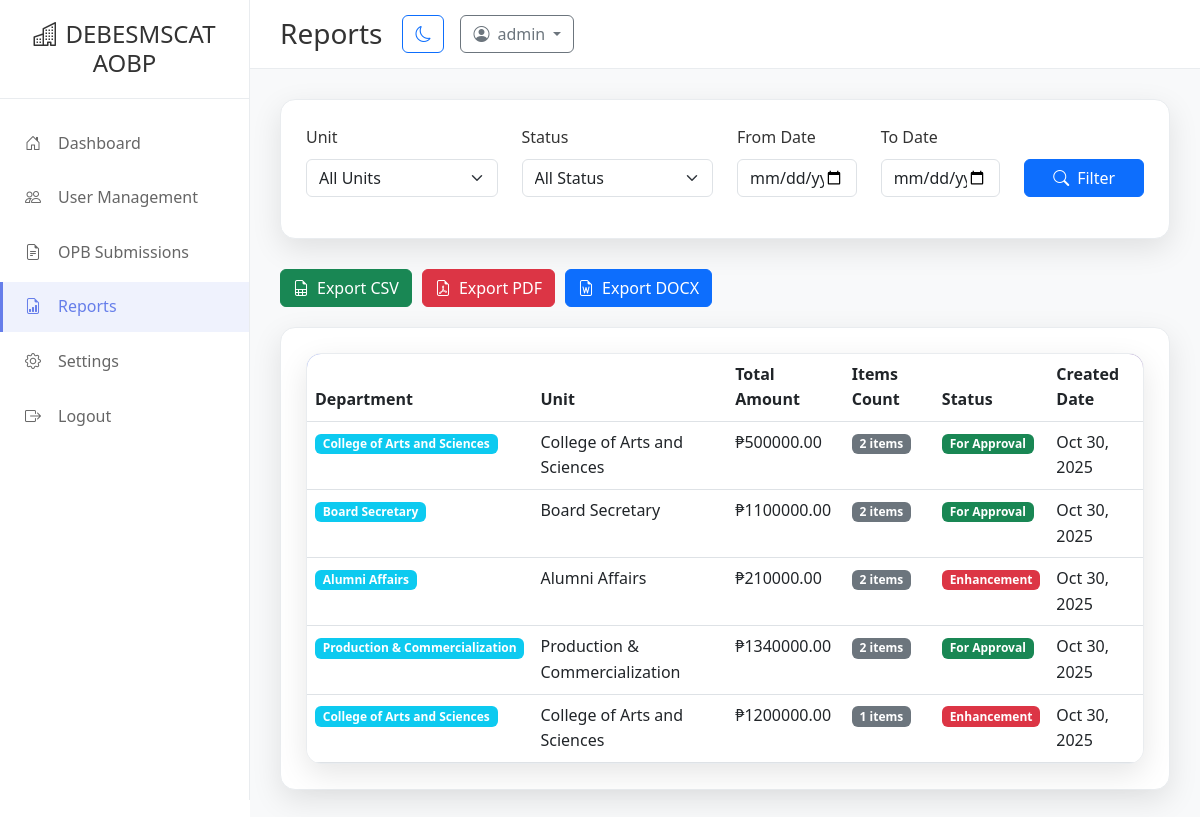
/budget/admin-reports/ (signed in), run on the app's committed database.
### accounts/models.py (models this page shows, shortened)
class User(AbstractUser):
    UNIT_CHOICES = [
        ('CAS', 'College of Arts and Sciences'),
        ('COLLEGE_IND_TECH', 'College of Industrial Technology'),
        ('COE', 'College of Education'),
        ('COA', 'College of Agriculture'),
        ('PRODUCTION_COMMERCIALIZATION', 'Production & Commercialization'),
        ('PRODUCTION_BAO', 'Production & Business Affairs Office'),
        ('PPSDO', 'Physical Plant & Site Development Office'),
        ('VETERINARY_SERVICES', 'Veterinary Services'),
        ('GUIDANCE', 'Guidance'),
        ('RECORDS_ARCHIVES', 'Records and Archives'),
        ('ALUMNI_AFFAIRS', 'Alumni Affairs'),
        ('BOARD_SECRETARY', 'Board Secretary'),
        ('MEDICAL_SERVICES', 'Medical Services Unit'),
        ('SUPERVISING_ADMIN', 'Supervising Administrative Office'),
        ('REGISTRAR', 'Registrar'),
        ('CAWAYAN_CAMPUS', 'Cawayan Campus'),
        ('BUDGET_UNIT', 'Budget Unit'),
        ('ACCOUNTING_UNIT', 'Accounting Unit'),
        ('CASH_UNIT', 'Cash Unit'),
        ('SUPPLY_UNIT', 'Supply Unit'),
        ('RECORDS_UNIT', 'Records Unit'),
        ('HRMO_OFFICE', 'HRMO Office'),
        ('PROCUREMENT_UNIT', 'Procurement Unit/BAC'),
        ('SECURITY_UNIT', 'Security Unit'),
        ('MOTORPOOL_UNIT', 'Motorpool Unit'),
        ('LIBRARY_SERVICES', 'Library Services'),
        ('NSTP_ROTC', 'NSTP/ROTC'),
        ('INTERNATIONAL_RELATIONS', 'International Relations Office'),
        ('SPORTS_CULTURAL', 'Sports and Cultural Development'),
        ('LEGAL_SERVICES', 'Legal Services Office'),
        ('PERSONNEL_SCHOLARSHIP', 'Personnel Scholarship Office'),
        ('QUALITY_ASSURANCE', 'Quality Assurance Office'),
        ('OFFICE_VPAA', 'Office of the VPAA'),
        ('OFFICE_VPAF', 'Office of the VPAF'),
        ('OFFICE_VPREICWKM', 'Office of the VPREICWKM'),
        ('OFFICE_BSB', 'Office of the Board Secretary/BOT'),
        ('PLANNING', 'Planning'),
        ('QUALITY_ASSURANCE', 'Quality Assurance'),
        ('ISO', 'ISO'),
        ('MIS', 'MIS'),
        ('SCUAA', 'SCUAA'),
        ('CSC', 'CSC'),
        ('CRCYC', 'CRCYC'),
        ('GAD', 'GAD'),
        ('PIO', 'PIO'),
    ]
    ROLE_CHOICES = [
        ('admin', 'Administrator'),
        ('unit_head', 'Unit Head'),
    ]
    email = models.EmailField(unique=True)
    department = models.CharField(max_length=50, choices=UNIT_CHOICES, blank=True, null=True, unique=True)
    role = models.CharField(max_length=20, choices=ROLE_CHOICES, default='unit_head')
    is_active = models.BooleanField(default=True)
    created_at = models.DateTimeField(auto_now_add=True)
    updated_at = models.DateTimeField(auto_now=True)

### budget/models.py (models this page shows, shortened)
class OPBRequest(models.Model):
    STATUS_CHOICES = [
        ('pending', 'Pending'),
        ('for-approval', 'For Approval'),
        ('enhancement', 'Enhancement'),
    ]
    id = models.UUIDField(primary_key=True, default=uuid.uuid4, editable=False)
    department_head = models.ForeignKey(User, on_delete=models.CASCADE, related_name='opb_requests')
    department = models.CharField(max_length=50, choices=User.UNIT_CHOICES)
    fiscal_year = models.CharField(max_length=4, default='2026')
    unit = models.CharField(max_length=200, blank=True, null=True)
    status = models.CharField(max_length=20, choices=STATUS_CHOICES, default='pending')
    admin_notes = models.TextField(blank=True, null=True)
    created_at = models.DateTimeField(auto_now_add=True)
    updated_at = models.DateTimeField(auto_now=True)
    @property
    def total_budget_amount(self):
        return sum(item.budget_amount for item in self.items.all())
    @property
    def item_count(self):
        return self.items.count()

class OPBItem(models.Model):
    request = models.ForeignKey(OPBRequest, on_delete=models.CASCADE, related_name='items')
    kra_no = models.CharField(max_length=50, blank=True, null=True)
    objective_no = models.CharField(max_length=50, blank=True, null=True)
    indicators = models.TextField(blank=True, null=True)
    annual_target = models.TextField(blank=True, null=True)
    activities = models.TextField(blank=True, null=True)
    timeframe = models.CharField(max_length=100, blank=True, null=True)
    budget_amount = models.DecimalField(max_digits=15, decimal_places=2, default=0)
    source_of_fund = models.CharField(max_length=200, blank=True, null=True)
    responsible_units = models.CharField(max_length=200, blank=True, null=True)
    created_at = models.DateTimeField(auto_now_add=True)

### budget/views.py (the view, shortened to what this page needs)
# urls.py: path('admin-reports/', views.admin_reports, name='admin_reports'),
@login_required
@staff_member_required
def admin_reports(request):
    dept_filter = request.GET.get('department', '')
    status_filter = request.GET.get('status', '')
    date_from = request.GET.get('date_from', '')
    date_to = request.GET.get('date_to', '')
    export_format = request.GET.get('export', '')
    opb_requests = OPBRequest.objects.select_related('department_head').all()
    if status_filter:
        opb_requests = opb_requests.filter(status=status_filter)
    if dept_filter:
        opb_requests = opb_requests.filter(department=dept_filter)
    if date_from:
        opb_requests = opb_requests.filter(created_at__date__gte=date_from)
    if date_to:
        opb_requests = opb_requests.filter(created_at__date__lte=date_to)
    opb_total = sum(request.total_budget_amount for request in opb_requests)
    total_requests = opb_requests.count()
    approved_requests = opb_requests.filter(status='for-approval').count()
    pending_requests = opb_requests.filter(status='pending').count()
    rejected_requests = opb_requests.filter(status='enhancement').count()
    dept_ranking = []
    departments = User.objects.filter(role='unit_head').values_list('department', flat=True).distinct()
    for dept in departments:
        dept_opb = sum(request.total_budget_amount for request in opb_requests.filter(department=dept))
        dept_total = dept_opb
        dept_ranking.append({
            'department': dept,
            'total': dept_total,
            'opb': dept_opb,
        })
    dept_ranking.sort(key=lambda x: x['total'], reverse=True)
    if export_format == 'csv':
        return export_reports_csv(opb_requests, dept_ranking)
    elif export_format == 'pdf':
        return export_reports_pdf(opb_requests, dept_ranking)
    elif export_format == 'docx':
        return export_reports_docx(opb_requests, dept_ranking)
    context = {
        'opb_requests': opb_requests[:10],  # Limit for display
        'unit_choices': User.UNIT_CHOICES,
        'opb_total': opb_total,
        'total_requests': total_requests,
        'approved_requests': approved_requests,
        'pending_requests': pending_requests,
        'rejected_requests': rejected_requests,
        'dept_ranking': dept_ranking,
        'dept_filter': dept_filter,
        'date_from': date_from,
        'date_to': date_to,
        'status_filter': status_filter,
    }
    return render(request, 'admin_reports.html', context)

### templates/admin_reports.html (shortened to what this page needs)
{% extends 'base.html' %}
{% load static %}
{% block content %}
<div class="sidebar" id="sidebar">
    <div class="sidebar-header">
        <h4><i class="bi bi-buildings me-2"></i>DEBESMSCAT AOBP</h4>
    </div>
    <nav class="sidebar-nav">
        <div class="nav-item">
            <a href="{% url 'admin_dashboard' %}" class="nav-link">
                <i class="bi bi-house-door"></i>
                <span>Dashboard</span>
            </a>
        </div>
        <div class="nav-item">
            <a href="{% url 'admin_users' %}" class="nav-link">
                <i class="bi bi-people"></i>
                <span>User Management</span>
            </a>
        </div>
        <div class="nav-item">
            <a href="{% url 'admin_opb' %}" class="nav-link">
                <i class="bi bi-file-earmark-text"></i>
                <span>OPB Submissions</span>
            </a>
        </div>
        <div class="nav-item">
            <a href="{% url 'admin_reports' %}" class="nav-link active">
                <i class="bi bi-file-earmark-bar-graph"></i>
                <span>Reports</span>
            </a>
        </div>
        <div class="nav-item">
            <a href="{% url 'admin_settings' %}" class="nav-link">
                <i class="bi bi-gear"></i>
                <span>Settings</span>
            </a>
        </div>
        <div class="nav-item">
            <a href="#" class="nav-link" onclick="confirmLogout()">
                <i class="bi bi-box-arrow-right"></i>
                <span>Logout</span>
            </a>
        </div>
    </nav>
</div>
<div class="main-content" id="mainContent">
    <div class="top-navbar">
        <div class="d-flex align-items-center">
            <h3 class="mb-0" style="margin-right: 20px;">Reports</h3>
        </div>
        <div class="d-flex align-items-center gap-3">
            <button class="btn btn-outline-primary" id="themeToggle">
                <i class="bi bi-moon"></i>
            </button>
            <div class="dropdown">
                <button class="btn btn-outline-secondary dropdown-toggle" type="button" data-bs-toggle="dropdown">
                    <i class="bi bi-person-circle me-2"></i>{{ user.get_full_name|default:user.username }}
                </button>
            </div>
        </div>
    </div>
    <div class="content-area">
        <div class="filter-container">
            <form method="get" id="filterForm">
                <div class="row align-items-end">
                    <div class="col-md-3 mb-3">
                        <label for="department" class="form-label">Unit</label>
                        <select class="form-select" id="department" name="department">
                            <option value="">All Units</option>
                        </select>
                    </div>
                    <div class="col-md-3 mb-3">
                        <label for="status" class="form-label">Status</label>
                        <select class="form-select" id="status" name="status">
                            <option value="">All Status</option>
                        </select>
                    </div>
                    <div class="col-md-2 mb-3">
                        <label for="date_from" class="form-label">From Date</label>
                        <input type="date" class="form-control" id="date_from" name="date_from" value="{{ date_from }}">
                    </div>
                    <div class="col-md-2 mb-3">
                        <label for="date_to" class="form-label">To Date</label>
                        <input type="date" class="form-control" id="date_to" name="date_to" value="{{ date_to }}">
                    </div>
                    <div class="col-md-2 mb-3">
                        <button type="submit" class="btn btn-primary w-100">
                            <i class="bi bi-search me-2"></i>Filter
                        </button>
                    </div>
                </div>
            </form>
        </div>
        <div class="export-buttons">
            <button class="btn btn-success" onclick="exportReport('csv')">
                <i class="bi bi-file-earmark-spreadsheet me-2"></i>Export CSV
            </button>
            <button class="btn btn-danger" onclick="exportReport('pdf')">
                <i class="bi bi-file-earmark-pdf me-2"></i>Export PDF
            </button>
            <button class="btn btn-primary" onclick="exportReport('docx')">
                <i class="bi bi-file-earmark-word me-2"></i>Export DOCX
            </button>
        </div>
        <div class="report-container">
            <div class="table-container">
                <div class="table-responsive">
                    <table class="table table-hover">
                        <thead>
                            <tr>
                                <th>Department</th>
                                <th>Unit</th>
                                <th>Total Amount</th>
                                <th>Items Count</th>
                                <th>Status</th>
                                <th>Created Date</th>
                            </tr>
                        </thead>
                        <tbody>
                            {% for request in opb_requests %}
                            <tr>
                                <td>
                                    <span class="badge bg-info">{{ request.get_department_display }}</span>
                                </td>
                                <td>{{ request.unit|default:"N/A" }}</td>
                                <td>₱{{ request.total_budget_amount|floatformat:2 }}</td>
                                <td>
                                    <span class="badge bg-secondary">{{ request.item_count }} items</span>
                                </td>
                                <td>
                                    <span class="badge bg-{% if request.status == 'for-approval' %}success{% elif request.status == 'enhancement' %}danger{% else %}warning{% endif %}">
                                        {{ request.get_status_display }}
                                    </span>
                                </td>
                                <td>{{ request.created_at|date:"M d, Y" }}</td>
                            </tr>
                            {% endfor %}
                        </tbody>
                    </table>
                </div>
            </div>
        </div>
    </div>
</div>
{% endblock %}

### static/css/main.css (style rules this page uses)
:root { --primary-color: #667eea; --secondary-color: #764ba2; --success-color: #28a745; --danger-color: #dc3545; --warning-color: #ffc107; --info-color: #17a2b8; --light-color: #f8f9fa; --dark-color: #343a40; --border-radius: 10px; --box-shadow: 0 10px 30px rgba(0,0,0,0.1); --transition: all 0.3s ease; }
body { font-family: 'Segoe UI', Tahoma, Geneva, Verdana, sans-serif; line-height: 1.6; color: #333; }
:root { --bg-primary: #ffffff; --bg-secondary: #f8f9fa; --text-primary: #333333; --text-secondary: #666666; --border-color: #e9ecef; --card-bg: #ffffff; --input-bg: #ffffff; --shadow: 0 10px 30px rgba(0,0,0,0.1); }
body { background-color: var(--bg-primary); color: var(--text-primary); transition: background-color 0.3s ease, color 0.3s ease; }

### templates/admin_reports.html (style rules this page uses)
.sidebar { position: fixed; top: 0; left: 0; height: 100vh; width: 250px; background: var(--card-bg); border-right: 1px solid var(--border-color); transition: all 0.3s ease; z-index: 1000; }
.sidebar-header { padding: 20px; border-bottom: 1px solid var(--border-color); text-align: center; }
.sidebar-header h4 { margin: 0; color: var(--text-primary); transition: opacity 0.3s ease; }
.sidebar-nav { padding: 20px 0; }
.nav-item { margin-bottom: 5px; }
.nav-link { display: flex; align-items: center; padding: 12px 20px; color: var(--text-secondary); text-decoration: none; transition: all 0.3s ease; border-left: 3px solid transparent; }
.nav-link.active { background: rgba(102, 126, 234, 0.1); color: var(--primary-color); border-left-color: var(--primary-color); }
.nav-link i { width: 20px; margin-right: 15px; text-align: center; }
.main-content { margin-left: 250px; min-height: 100vh; background: var(--bg-secondary); transition: margin-left 0.3s ease; }
.top-navbar { background: var(--card-bg); border-bottom: 1px solid var(--border-color); padding: 15px 30px; display: flex; justify-content: between; align-items: center; }
.content-area { padding: 30px; }
.filter-container { background: var(--card-bg); border-radius: 15px; padding: 25px; box-shadow: var(--shadow); border: 1px solid var(--border-color); margin-bottom: 30px; }
.report-container { background: var(--card-bg); border-radius: 15px; padding: 25px; box-shadow: var(--shadow); border: 1px solid var(--border-color); margin-bottom: 30px; }
.export-buttons { display: flex; gap: 10px; flex-wrap: wrap; margin-bottom: 20px; }
.table-container { background: var(--card-bg); border-radius: 15px; box-shadow: var(--shadow); border: 1px solid var(--border-color); overflow: hidden; }
.table { margin-bottom: 0; }
.table thead { background: linear-gradient(135deg, #667eea, #764ba2); color: white; }

### data on the page
User: get_full_name "admin"
OPBRequest: department "College of Arts and Sciences", unit "College of Arts and Sciences", total_budget_amount "500000.00", item_count "2", status "For Approval", created_at "Oct 30, 2025"
OPBRequest: department "Board Secretary", unit "Board Secretary", total_budget_amount "1100000.00", item_count "2", status "For Approval", created_at "Oct 30, 2025"
OPBRequest: department "Alumni Affairs", unit "Alumni Affairs", total_budget_amount "210000.00", item_count "2", status "Enhancement", created_at "Oct 30, 2025"
OPBRequest: department "Production & Commercialization", unit "Production & Commercialization", total_budget_amount "1340000.00", item_count "2", status "For Approval", created_at "Oct 30, 2025"
OPBRequest: department "College of Arts and Sciences", unit "College of Arts and Sciences", total_budget_amount "1200000.00", item_count "1", status "Enhancement", created_at "Oct 30, 2025"
